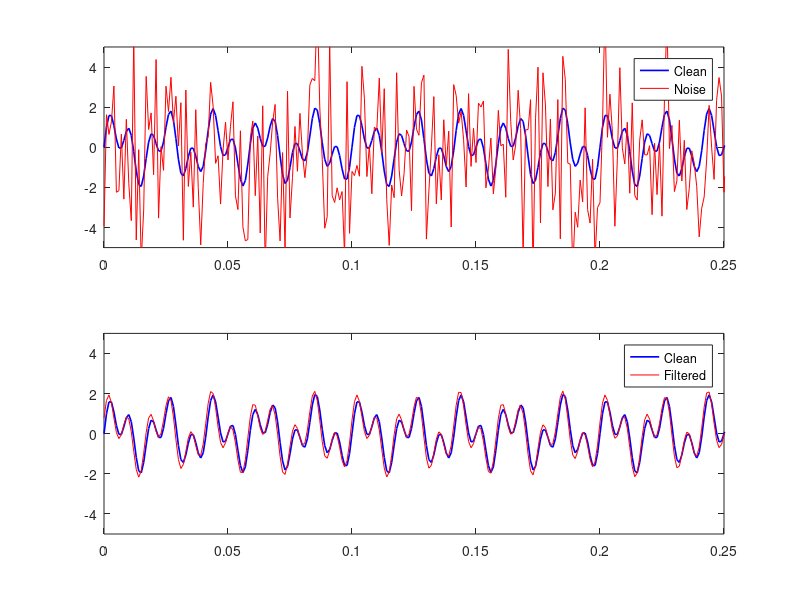
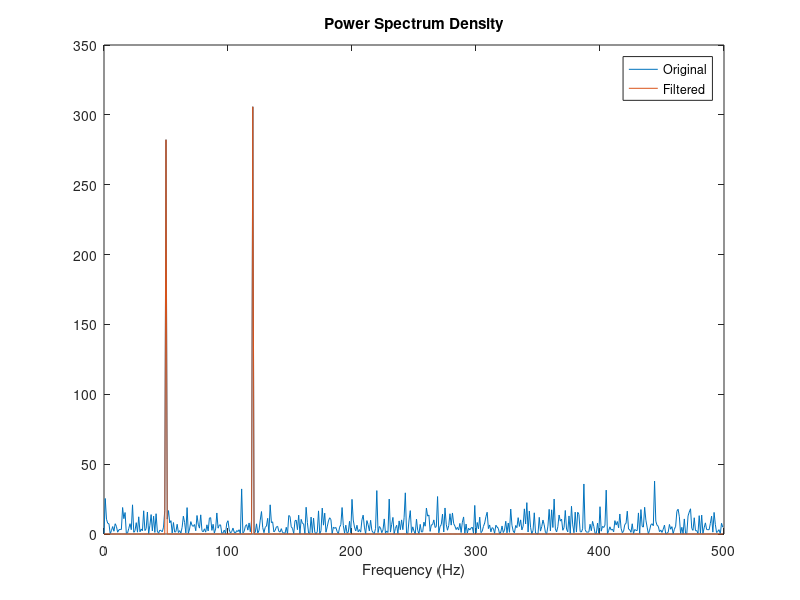

MATLAB code to generate these figures, in order:
% Signal processing example of addtion of 2 sine waves
% According to Data4Bio, YouTube lectures by University of Washington

L=1;        % lasting time
dt=0.001;   % time interval
t=0:dt:L;   % time vector

x=sin(2*pi*50*t)+sin(2*pi*120*t); % pure source sound

figure(1);
subplot(2,1,1);
plot(t,x,'b','LineWidth',1.2);
hold on

% add noise
noise_coef=2.5;
y=x + noise_coef * randn(size(x));
plot(t,y,'r');
axis([0 .25 -5 5]);
legend('Clean','Noise');

% compute the (Fast) Fourier Transform
figure(2);
N=length(t);
Y=fft(y,N); % compute the FFT data points
PSD=Y.*conj(Y)/N;   % Power Spectrum Density...
% how much power in each frequency

freq=1/L*(0:N);
L1=1:floor(N/2);
plot(freq(L1),PSD(L1));
xlabel('Frequency (Hz)')
title('Power Spectrum Density')

% use PSD to filter out noise
% see the graph to adjust the threshold
idx=PSD>50; % find all indices with large power than threshold (it can be 50)  
PSD=PSD.*idx;
hold on
plot(freq(L1),PSD(L1));
legend('Original','Filtered')


Y=idx.*Y;
yfilt=ifft(Y); % inverse FFT & get filtered data

% go back to figure 1 and add filtered signal
figure(1)
subplot(2,1,2)
plot(t,x,'b','LineWidth',1.2);
hold on
plot(t,yfilt,'r');
axis([0 .25 -5 5]);
legend('Clean','Filtered');


